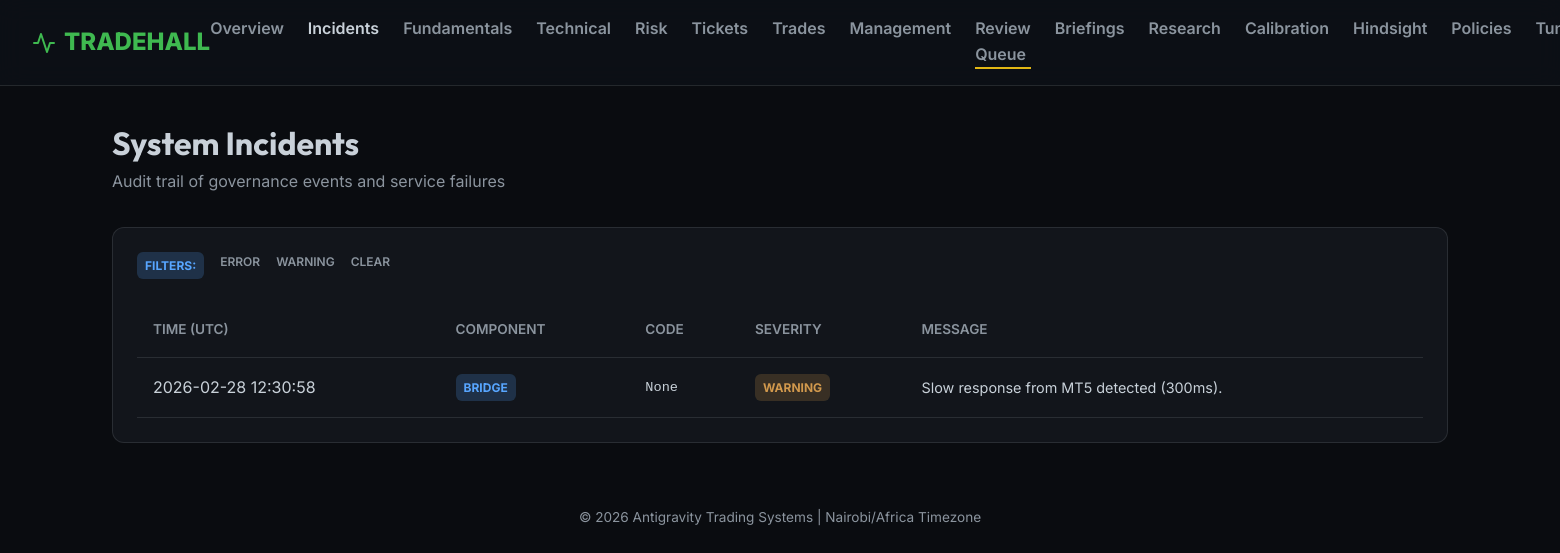
Page /dashboard/incidents?severity=WARNING on the committed database.
### shared/database/models.py (models this page shows)
class IncidentLog(Base):
    __tablename__ = "incident_logs"
    id = Column(Integer, primary_key=True, index=True)
    severity = Column(String, index=True, nullable=False) # INFO, WARNING, ERROR, CRITICAL
    component = Column(String, index=True, nullable=False)
    error_code = Column(String, index=True)
    message = Column(String, nullable=False)
    context = Column(JSON)
    created_at = Column(DateTime(timezone=True), default=lambda: datetime.now(timezone.utc))

### services/dashboard/main.py (the view)
@app.get("/dashboard/incidents", response_class=HTMLResponse)
async def dashboard_incidents(request: Request, severity: Optional[str] = None, db: Session = Depends(db_session.get_db)):
    query = db.query(IncidentLog).order_by(IncidentLog.created_at.desc())
    if severity:
        query = query.filter(IncidentLog.severity == severity)
    incidents = query.limit(50).all()
    return render_template("incidents.html", {
        "request": request,
        "active_page": "incidents",
        "incidents": incidents
    })

### services/dashboard/templates/incidents.html (shortened to what this page needs)
{% extends "base.html" %}
{% block content %}
<div class="util-257995">
    <h1>System Incidents</h1>
    <p class="util-7abb3a">Audit trail of governance events and service failures</p>
</div>
<div class="card">
    <div class="util-17295e">
        <span class="badge badge-info">Filters:</span>
        <a href="?severity=ERROR" class="nav-link util-af89d6">ERROR</a>
        <a href="?severity=WARNING" class="nav-link util-af89d6">WARNING</a>
        <a href="?" class="nav-link util-af89d6">CLEAR</a>
    </div>
    <table>
        <thead>
            <tr>
                <th>Time (UTC)</th>
                <th>Component</th>
                <th>Code</th>
                <th>Severity</th>
                <th>Message</th>
            </tr>
        </thead>
        <tbody>
            {% for incident in incidents %}
            <tr>
                <td>{{ incident.created_at.strftime('%Y-%m-%d %H:%M:%S') }}</td>
                <td><span class="badge badge-info">{{ incident.component }}</span></td>
                <td class="util-9a7094">{{ incident.error_code }}</td>
                <td>
                    <span class="badge badge-{{ 'danger' if incident.severity == 'ERROR' else 'warning' }}">
                        {{ incident.severity }}
                    </span>
                </td>
                <td class="util-33dd45">{{ incident.message }}</td>
            </tr>
            {% endfor %}
        </tbody>
    </table>
</div>
{% endblock %}

### services/dashboard/static/style.css (style rules this page uses)
.util-7abb3a { color: var(--text-muted); }
.util-257995 { margin-bottom: 2rem; }
.util-17295e { display: flex; gap: 1rem; margin-bottom: 1.5rem; }
.util-af89d6 { font-size: 0.75rem; }
.util-9a7094 { font-family: monospace; font-size: 0.85rem; }
.util-33dd45 { font-size: 0.9rem; }

### services/dashboard/templates/base.html (style rules this page uses)
:root { --bg-color: #0a0c10; --card-bg: rgba(22, 27, 34, 0.7); --border-color: rgba(255, 255, 255, 0.1); --accent-green: #3fb950; --accent-blue: #58a6ff; --accent-red: #f85149; --accent-orange: #d2994d; --text-primary: #c9d1d9; --text-muted: #8b949e; --glass-blur: blur(12px); }
* { box-sizing: border-box; margin: 0; padding: 0; }
body { font-family: 'Inter', sans-serif; background-color: var(--bg-color); color: var(--text-primary); line-height: 1.6; overflow-x: hidden; }
h1, h2, h3 { font-family: 'Outfit', sans-serif; font-weight: 700; }
.nav-link { text-decoration: none; color: var(--text-muted); font-weight: 600; transition: color 0.3s ease; }
.card { background: var(--card-bg); -webkit-backdrop-filter: var(--glass-blur); backdrop-filter: var(--glass-blur); border: 1px solid var(--border-color); border-radius: 12px; padding: 1.5rem; transition: transform 0.3s ease, box-shadow 0.3s ease; }
.badge { display: inline-block; padding: 0.25rem 0.5rem; border-radius: 6px; font-size: 0.75rem; font-weight: 700; text-transform: uppercase; }
.badge-warning { background: rgba(210, 153, 77, 0.2); color: var(--accent-orange); }
.badge-info { background: rgba(88, 166, 255, 0.2); color: var(--accent-blue); }
table { width: 100%; border-collapse: collapse; margin-top: 1rem; }
th, td { text-align: left; padding: 1rem; border-bottom: 1px solid var(--border-color); }
th { color: var(--text-muted); font-weight: 600; font-size: 0.85rem; text-transform: uppercase; }

### rows in the picture
IncidentLog: created_at "2026-02-28 12:30:58", component "BRIDGE", error_code "None", severity "WARNING", message "Slow response from MT5 detected (300ms)."
